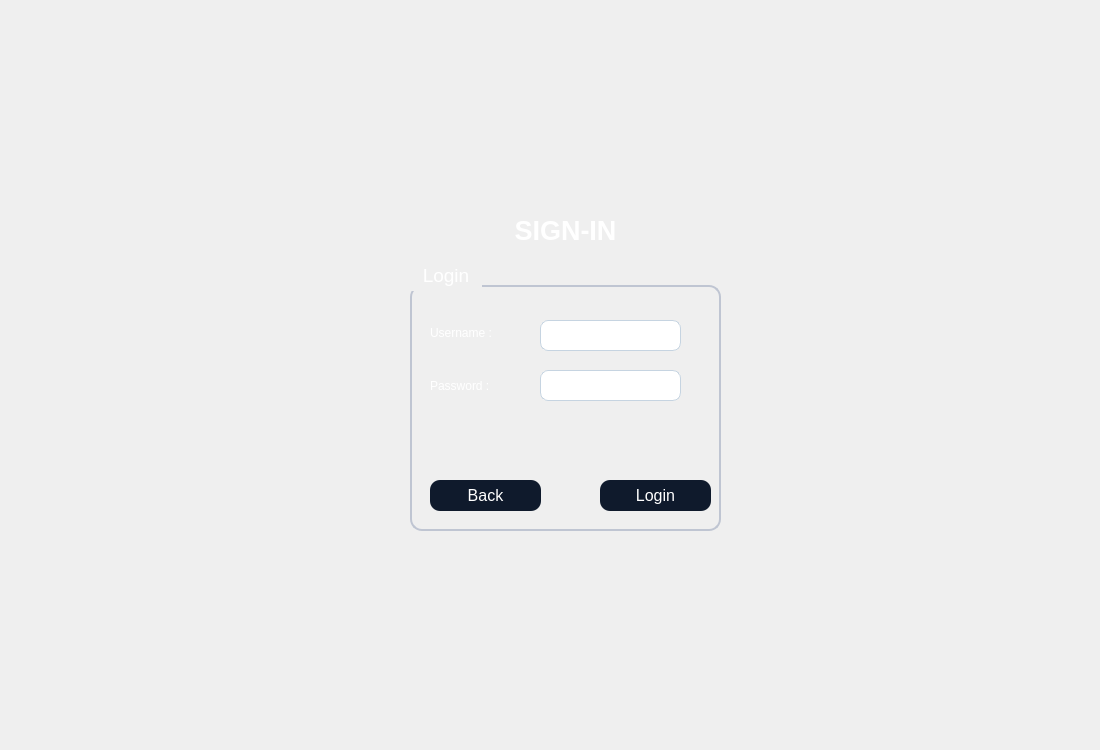
<?xml version="1.0" encoding="UTF-8"?>
<ui version="4.0">
 <class>secondwindow2</class>
 <widget class="QDialog" name="secondwindow2">
  <property name="geometry">
   <rect>
    <x>0</x>
    <y>0</y>
    <width>1100</width>
    <height>750</height>
   </rect>
  </property>
  <property name="windowTitle">
   <string>Dialog</string>
  </property>
  <property name="styleSheet">
   <string notr="true">QTableWidget {
    background-color: #1A2236;
    color: #FFFFFF;
    border: 1px solid #3A3F58;
    gridline-color: #3A3F58;
    font-family: &quot;Inter&quot;;
    font-size: 10pt;
    border-radius: 8px;
    selection-background-color: #0F5FFF;
    selection-color: #FFFFFF;
}

QHeaderView::section {
    background-color: #0F1A2C;
    color: #FFFFFF;
    border: 1px solid #3A3F58;
    padding: 4px;
    font-family: &quot;Montserrat SemiBold&quot;;
    font-size: 10pt;
}

QTableWidget::item:selected {
    background-color: #0F5FFF;
    color: #FFFFFF;
}
QGroupBox {
    border: 1.5px solid #BFC5D2;
    border-radius: 12px;
    margin-top: 25px;
    color: white;
    font-family: &quot;Segoe UI Semibold&quot;;
    font-size: 14pt;
}

QGroupBox::title {
    subcontrol-origin: margin;
    padding: 4px 10px;
}
QPushButton {
    background-color: #0F1A2C;
    color: #FFFFFF;
	border-color: rgb(0, 0, 0);
    border-radius: 10px;
    font-family: &quot;Montserrat SemiBold&quot;;
    font-size: 12pt;
    padding: 6px 12px;
}

QPushButton:hover {
    background-color: #1A2942;
}

QPushButton:pressed {
    background-color: #09111A;
}
QLineEdit {
    background-color: #FFFFFF;
    border: 1px solid #C6D4E1;
    border-radius: 8px;
    padding: 6px;
    color: #0A1320;
    font-family: &quot;Inter&quot;;
    font-size: 11pt;
}

QLineEdit:focus {
    border: 1px solid #00B4FF;
    background-color: #F8FBFF;
}
QComboBox {
    background-color: #FFFFFF;
    border: 1px solid #C6D4E1;
    border-radius: 8px;
    padding: 6px;
    color: #0A1320;
    font-family: &quot;Inter&quot;;
    font-size: 11pt;
}

QComboBox:focus {
    border: 1px solid #00B4FF;
    background-color: #F8FBFF;
}

QComboBox::drop-down {
    subcontrol-origin: padding;
    subcontrol-position: top right;
    width: 20px;
    border-left: 1px solid #C6D4E1;
}

QComboBox::down-arrow {
    
	image: url(:/new/prefix1/icon.png);
    width: 12px;
    height: 12px;
}
QDateEdit {
    background-color: #FFFFFF;
    border: 1px solid #C6D4E1;
    border-radius: 8px;
    padding: 6px;
    color: #0A1320;
    font-family: &quot;Inter&quot;;
    font-size: 11pt;
}

QDateEdit:focus {
    border: 1px solid #00B4FF;
    background-color: #F8FBFF;
}

QDateEdit::drop-down {
    subcontrol-origin: padding;
    subcontrol-position: top right;
    width: 20px;
    border-left: 1px solid #C6D4E1;
}

QDateEdit::down-arrow {
    image: url(:/new/prefix1/icon.png);
    width: 12px;
    height: 12px;
}
QDateEdit::up-arrow {
    
	image: url(:/new/prefix1/icon3.webp);
    width: 12px;
    height: 12px;
}

QTabWidget::pane {
    border: 1px solid #3A3F58;
    border-radius: 8px;
    background-color: #1A2236;
}

QTabBar::tab {
    background: #0F1A2C;
    color: #FFFFFF;
    border: 1px solid #3A3F58;
    border-bottom: none;
    border-top-left-radius: 8px;
    border-top-right-radius: 8px;
    padding: 8px 16px;
    font-family: &quot;Montserrat SemiBold&quot;;
    font-size: 10pt;
}

QTabBar::tab:selected {
    background: #0F5FFF;
    color: #FFFFFF;
}

QTabBar::tab:hover {
    background: #1A2942;
}</string>
  </property>
  <widget class="QLabel" name="label">
   <property name="geometry">
    <rect>
     <x>0</x>
     <y>0</y>
     <width>1100</width>
     <height>750</height>
    </rect>
   </property>
   <property name="styleSheet">
    <string notr="true">image: url(:/new/prefix1/bg.jpg);</string>
   </property>
   <property name="text">
    <string/>
   </property>
  </widget>
  <widget class="QLabel" name="label_4">
   <property name="geometry">
    <rect>
     <x>360</x>
     <y>180</y>
     <width>401</width>
     <height>101</height>
    </rect>
   </property>
   <property name="styleSheet">
    <string notr="true">color: #FFFFFF; 
font-family: &quot;Montserrat SemiBold&quot;; 
font-size: 28pt;
font-weight: 700; 
padding: 4px 0;</string>
   </property>
   <property name="text">
    <string>&lt;html&gt;&lt;head/&gt;&lt;body&gt;&lt;p align=&quot;center&quot;&gt;&lt;span style=&quot; font-size:20pt; font-weight:700;&quot;&gt;SIGN-IN&lt;/span&gt;&lt;/p&gt;&lt;/body&gt;&lt;/html&gt;</string>
   </property>
  </widget>
  <widget class="QGroupBox" name="groupBox">
   <property name="geometry">
    <rect>
     <x>410</x>
     <y>260</y>
     <width>311</width>
     <height>271</height>
    </rect>
   </property>
   <property name="title">
    <string>Login</string>
   </property>
   <widget class="QLabel" name="label_2">
    <property name="geometry">
     <rect>
      <x>20</x>
      <y>65</y>
      <width>81</width>
      <height>16</height>
     </rect>
    </property>
    <property name="styleSheet">
     <string notr="true">color: rgb(255, 255, 255);</string>
    </property>
    <property name="text">
     <string>Username :</string>
    </property>
   </widget>
   <widget class="QLabel" name="label_3">
    <property name="geometry">
     <rect>
      <x>20</x>
      <y>115</y>
      <width>71</width>
      <height>21</height>
     </rect>
    </property>
    <property name="styleSheet">
     <string notr="true">color: rgb(255, 255, 255);</string>
    </property>
    <property name="text">
     <string>Password :</string>
    </property>
   </widget>
   <widget class="QLineEdit" name="le1">
    <property name="geometry">
     <rect>
      <x>130</x>
      <y>60</y>
      <width>141</width>
      <height>31</height>
     </rect>
    </property>
   </widget>
   <widget class="QLineEdit" name="le2">
    <property name="geometry">
     <rect>
      <x>130</x>
      <y>110</y>
      <width>141</width>
      <height>31</height>
     </rect>
    </property>
    <property name="echoMode">
     <enum>QLineEdit::EchoMode::Password</enum>
    </property>
   </widget>
   <widget class="QPushButton" name="btnBack">
    <property name="geometry">
     <rect>
      <x>20</x>
      <y>220</y>
      <width>111</width>
      <height>31</height>
     </rect>
    </property>
    <property name="text">
     <string>Back</string>
    </property>
   </widget>
   <widget class="QPushButton" name="btnLogin">
    <property name="geometry">
     <rect>
      <x>190</x>
      <y>220</y>
      <width>111</width>
      <height>31</height>
     </rect>
    </property>
    <property name="text">
     <string>Login</string>
    </property>
   </widget>
   <widget class="QLabel" name="l">
    <property name="geometry">
     <rect>
      <x>10</x>
      <y>160</y>
      <width>291</width>
      <height>51</height>
     </rect>
    </property>
    <property name="styleSheet">
     <string notr="true">color: rgb(255, 0, 0);
font: 700 14pt &quot;Segoe UI&quot;;</string>
    </property>
    <property name="text">
     <string/>
    </property>
   </widget>
   <widget class="QGroupBox" name="groupBox_2">
    <property name="geometry">
     <rect>
      <x>430</x>
      <y>300</y>
      <width>311</width>
      <height>271</height>
     </rect>
    </property>
    <property name="title">
     <string>Login</string>
    </property>
   </widget>
  </widget>
 </widget>
 <resources/>
 <connections/>
</ui>
